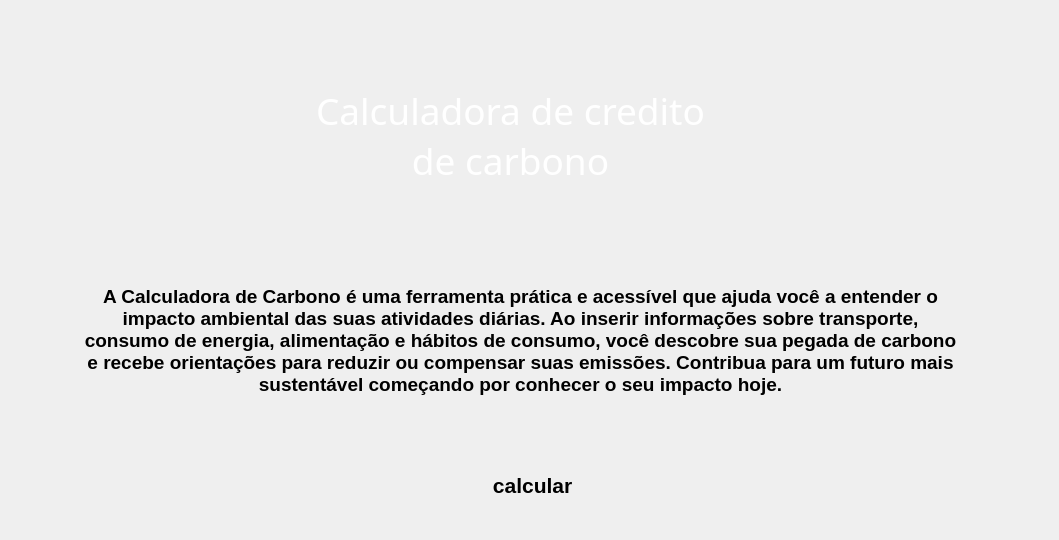
<?xml version="1.0" encoding="UTF-8"?>
<ui version="4.0">
 <class>MainWindow</class>
 <widget class="QMainWindow" name="MainWindow">
  <property name="geometry">
   <rect>
    <x>0</x>
    <y>0</y>
    <width>1059</width>
    <height>540</height>
   </rect>
  </property>
  <property name="windowTitle">
   <string>MainWindow</string>
  </property>
  <widget class="QWidget" name="centralwidget">
   <widget class="QLabel" name="label">
    <property name="geometry">
     <rect>
      <x>0</x>
      <y>-20</y>
      <width>1101</width>
      <height>561</height>
     </rect>
    </property>
    <property name="font">
     <font>
      <family>Arial</family>
     </font>
    </property>
    <property name="text">
     <string/>
    </property>
    <property name="pixmap">
    <pixmap>CalculadoraB.png</pixmap>
    </property>
    <property name="scaledContents">
     <bool>true</bool>
    </property>
   </widget>
   <widget class="QLabel" name="label_2">
    <property name="geometry">
     <rect>
      <x>310</x>
      <y>30</y>
      <width>401</width>
      <height>211</height>
     </rect>
    </property>
    <property name="font">
     <font>
      <family>Impact</family>
      <pointsize>28</pointsize>
      <weight>50</weight>
      <bold>false</bold>
     </font>
    </property>
    <property name="styleSheet">
     <string notr="true">color: white;

</string>
    </property>
    <property name="text">
     <string>Calculadora de credito de carbono</string>
    </property>
    <property name="alignment">
     <set>Qt::AlignCenter</set>
    </property>
    <property name="wordWrap">
     <bool>true</bool>
    </property>
   </widget>
   <widget class="QLabel" name="label_3">
    <property name="geometry">
     <rect>
      <x>80</x>
      <y>240</y>
      <width>881</width>
      <height>201</height>
     </rect>
    </property>
    <property name="font">
     <font>
      <family>Arial</family>
      <pointsize>14</pointsize>
      <weight>75</weight>
      <bold>true</bold>
     </font>
    </property>
    <property name="text">
     <string>A Calculadora de Carbono é uma ferramenta prática e acessível que ajuda você a entender o impacto ambiental das suas atividades diárias. Ao inserir informações sobre transporte, consumo de energia, alimentação e hábitos de consumo, você descobre sua pegada de carbono e recebe orientações para reduzir ou compensar suas emissões. Contribua para um futuro mais sustentável começando por conhecer o seu impacto hoje.</string>
    </property>
    <property name="alignment">
     <set>Qt::AlignCenter</set>
    </property>
    <property name="wordWrap">
     <bool>true</bool>
    </property>
   </widget>
   <widget class="QPushButton" name="pushButton">
    <property name="geometry">
     <rect>
      <x>420</x>
      <y>460</y>
      <width>231</width>
      <height>51</height>
     </rect>
    </property>
    <property name="font">
     <font>
      <pointsize>16</pointsize>
      <weight>75</weight>
      <bold>true</bold>
     </font>
    </property>
    <property name="styleSheet">
     <string notr="true">QPushButton {
    border-radius: 20px;   
    font-weight: bold;
    padding: 8px 16px;

    background: qlineargradient(
        x1:0, y1:0, x2:1, y2:0,
        stop:0 #007BFF,
        stop:1 #A8F7C6
    );
}

QPushButton:hover {
    background: qlineargradient(
        x1:0, y1:0, x2:1, y2:0,
        stop:0 #0069d9,
        stop:1 #90eeb4
    );
}

QPushButton:pressed {
    background: qlineargradient(
        x1:0, y1:0, x2:1, y2:0,
        stop:0 #0056b3,
        stop:1 #78d8a0
    );
}
</string>
    </property>
    <property name="text">
     <string>calcular </string>
    </property>
   </widget>
  </widget>
 </widget>
 <resources/>
 <connections/>
</ui>
